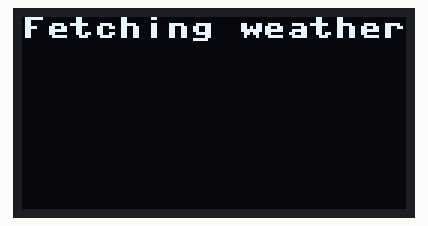
Simulated run of this program. Board: ESP32 board running MicroPython. On the bench: 128×64 one-colour display. WiFi joins after 1.5 s; web requests get an empty 200 reply after 0.4 s. At 3.1 s the program stops and its outputs stay as they are.

Above: at 2.88 s.

The program:

120_pong_part_4_beep.py
```python
# **************************************************
# ESP32 Weather to OLED (HTTP only)
# By Avi Salmon
# **************************************************

import network
import urequests
import time
from machine import I2C, Pin
import ssd1306

# ----- OLED -----
display = None
try:
    i2c = I2C(0, scl=Pin(22), sda=Pin(21), freq=400000)
    display = ssd1306.SSD1306_I2C(128, 64, i2c)
except OSError as e:
    print("OLED not available:", e)

def show(text, x, y):
    if display:
        display.text(text, x, y)
    else:
        print(text)

def clear():
    if display:
        display.fill(0)

def flush():
    if display:
        display.show()

# ----- WiFi -----
ssid = "AviRedmi"
password = "aviaviavi"

def connect_wifi(ssid, password, retries=3):
    wlan = network.WLAN(network.STA_IF)
    last_error = None

    for _ in range(retries):
        try:
            if wlan.active():
                wlan.disconnect()
                wlan.active(False)
                time.sleep(0.3)

            wlan.active(True)
            time.sleep(0.3)
            wlan.connect(ssid, password)

            for _ in range(60):
                if wlan.isconnected():
                    return wlan, None
                time.sleep(0.2)

            last_error = "timeout"
        except OSError as e:
            last_error = e
            time.sleep(0.8)

    return wlan, last_error


wlan, wifi_error = connect_wifi(ssid, password)

clear()
if wifi_error is not None or not wlan.isconnected():
    show("WiFi FAILED", 0, 0)
    show(str(wifi_error)[:16], 0, 12)
    flush()
    raise SystemExit()
else:
    show("WiFi OK", 0, 0)
    flush()
    time.sleep(0.7)

# ----- Weather API (HTTP, NO HTTPS!) -----
URL = "http://wttr.in/Jerusalem?format=j1"   # JSON, HTTP only

clear()
show("Fetching weather...", 0, 0)
flush()

r = None
try:
    r = urequests.get(URL)
    data = r.json()

    curr = data["current_condition"][0]
    temp = curr["temp_C"]
    hum = curr["humidity"]
    desc = curr["weatherDesc"][0]["value"]

except Exception as e:
    clear()
    show("API ERROR", 0, 0)
    show(str(e)[:16], 0, 12)
    flush()
    raise SystemExit()
finally:
    if r is not None:
        r.close()

# ----- Display Weather -----
clear()
show("Jerusalem Weather", 0, 0)
show("Temp: {} C".format(temp), 0, 16)
show("Humidity: {}%".format(hum), 0, 28)
show(desc[:16], 0, 44)
flush()
```

Measured:
- what the display in image 0 shows lasts 0.4 s, from 2.7 s to 3.1 s
